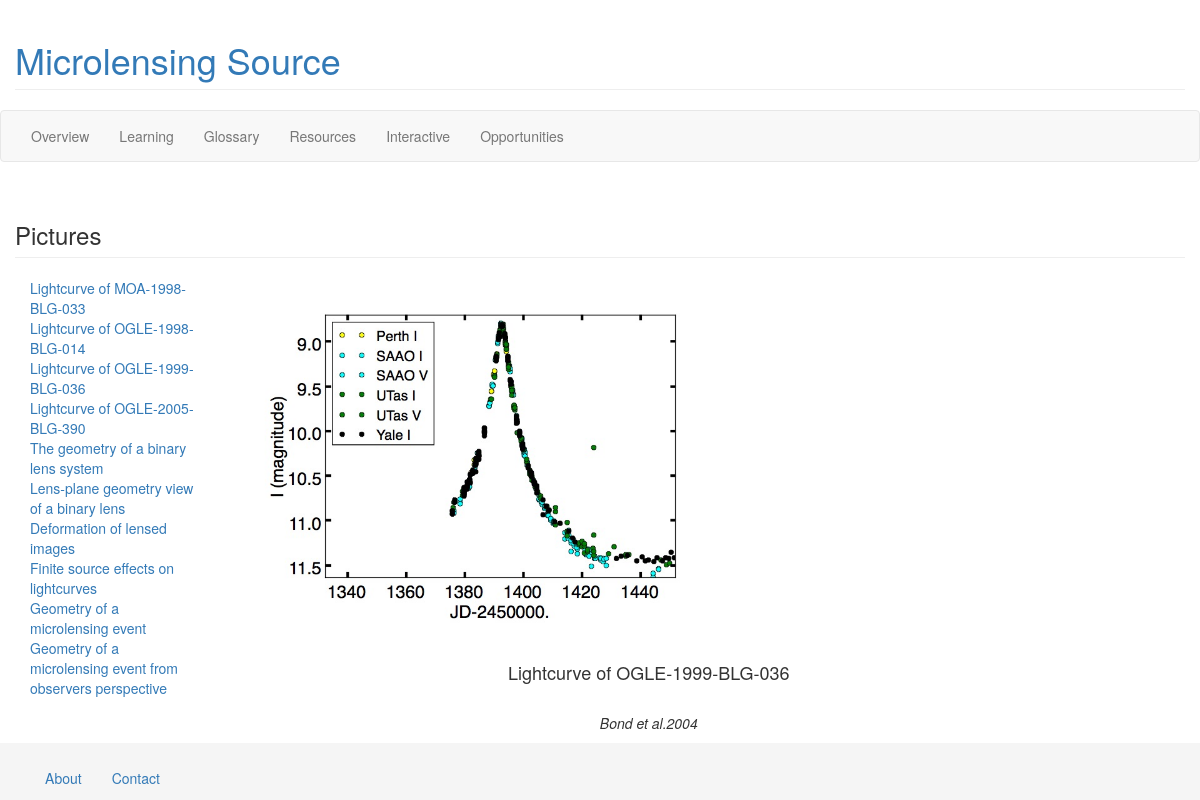
/pictures/10/, run on the app's committed database.
### tutorial/models.py (models this page shows, shortened)
class Picture(models.Model):
    name = models.CharField(max_length=200,null=True)
    filename = models.CharField(max_length=100,null=True)
    caption = models.CharField(max_length=100,null=True)
    credit = models.CharField(max_length=50,null=True)
    url = models.URLField(max_length=200,null=True)
    last_modified_date = models.DateTimeField(
            blank=True, null=True)

### tutorial/views.py (the view)
# urls.py: url(r'^pictures/(?P<pk>[0-9]+)/$',list_resources,{'resource_type':'pictures'},name='pictures'),
def list_resources(request,resource_type,pk=None):
    if resource_type == 'movies':
        resources = Movie.objects.all()
    elif resource_type == 'pictures':
        resources = Picture.objects.all()
    else:
        resources = []
    if pk != None:
        if resource_type == 'movies':
            item = Movie.objects.get(pk=pk)
        elif resource_type == 'pictures':
            item = Picture.objects.get(pk=pk)
    else:
        item = None
    title = capitalize_first_letter(resource_type)
    return render(request,'tutorial/resource_files.html',{'index':resources,
                                                          'resource_type':resource_type,
                                                          'resource':item,
                                                          'title': title})

### tutorial/views.py (called while the page is built)
def capitalize_first_letter(s):
    s = s.lstrip()
    s = s[0:1].upper()+s[1:]
    return s

### tutorial/templates/tutorial/resource_files.html
{% extends 'base.html' %}
{% block mainregion %}
<h3 class="page-header">{{title}}</h3>
{% if index|length > 0 %}
	<div class="container-fluid">
		<div class="row">
			<div class="col-sm-3 col-md-2 sidebar">
				<ul class="nav nav-sidebar">
				{% for item in index %}
                    {% if resource_type == "pictures" %}
                        <a href="{% url 'pictures' item.pk %}">{{item.name}}</a><br>
                    {% elif resource_type == "movies" %}
                        <a href="{% url 'movies' item.pk %}">{{item.name}}</a><br>
                    {% endif %}
                {% endfor %}
				</ul>
			</div>
			<div class="col-sm-9 main">
				{% if resource != None %}
                    {% if resource_type == "pictures" %}
                        <p><img src="/static/tutorial/pictures/{{resource.filename}}" alt="{{resource.name}}" width=500/></br>
                        <center><h4>{{resource.caption}}</h4> </br><i>{{resource.credit}}</i></center></p>
                    {% elif resource_type == "movies" %}
                        <p><img src="/static/tutorial/movies/{{resource.filename}}" alt="{{resource.name}}"/></br>
                        <center><h4>{{resource.caption}}</h4> <i>{{resource.credit}}</i></center></p>
                    {% endif %}
                {% else %}
                    <p></p>
                {% endif %}
			</div>
		</div>
	</div>
{% else %}
    <B>Sorry, no resources under this category yet.</B>
{% endif %}
{% endblock %}

### data on the page
Picture: name "Lightcurve of MOA-1998-BLG-033"
Picture: name "Lightcurve of OGLE-1998-BLG-014"
Picture: name "Lightcurve of OGLE-1999-BLG-036", filename (picture), caption "Lightcurve of OGLE-1999-BLG-036", credit "Bond et al.2004"
Picture: name "Lightcurve of OGLE-2005-BLG-390"
Picture: name "The geometry of a binary lens system"
Picture: name "Lens-plane geometry view of a binary lens"
Picture: name "Deformation of lensed images"
Picture: name "Finite source effects on lightcurves"
Picture: name "Geometry of a microlensing event"
Picture: name "Geometry of a microlensing event from observers perspective"

### other printed values
{{ title }} "Pictures"
